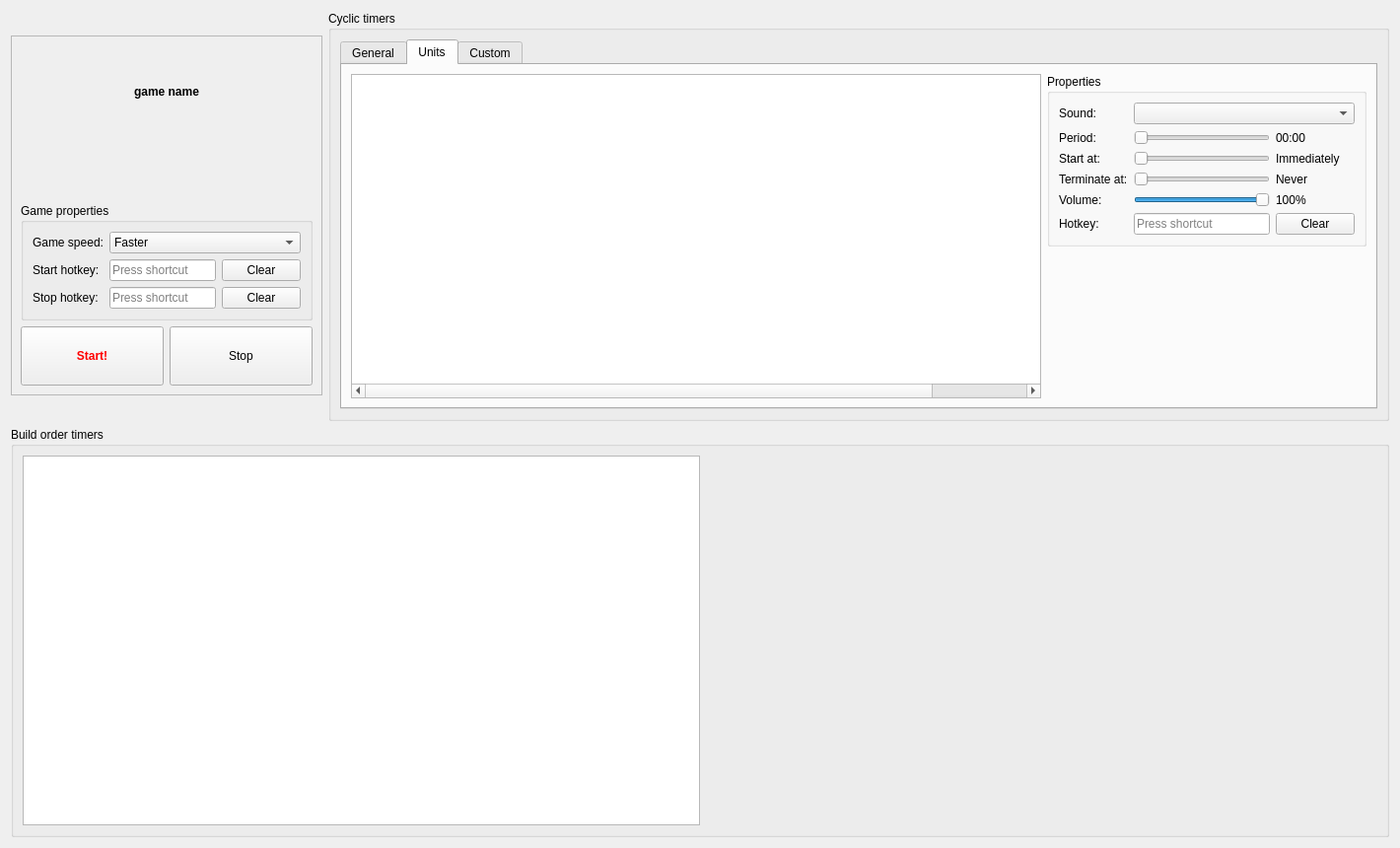
<?xml version="1.0" encoding="UTF-8"?>
<ui version="4.0">
 <class>Game</class>
 <widget class="QWidget" name="Game">
  <property name="geometry">
   <rect>
    <x>0</x>
    <y>0</y>
    <width>1420</width>
    <height>860</height>
   </rect>
  </property>
  <property name="windowTitle">
   <string>Form</string>
  </property>
  <layout class="QVBoxLayout" name="verticalLayout_5">
   <item>
    <layout class="QHBoxLayout" name="horizontalLayout_3">
     <item>
      <widget class="QFrame" name="frameHeader">
       <property name="sizePolicy">
        <sizepolicy hsizetype="Fixed" vsizetype="Fixed">
         <horstretch>0</horstretch>
         <verstretch>0</verstretch>
        </sizepolicy>
       </property>
       <property name="frameShape">
        <enum>QFrame::StyledPanel</enum>
       </property>
       <property name="frameShadow">
        <enum>QFrame::Plain</enum>
       </property>
       <layout class="QVBoxLayout" name="verticalLayout_2">
        <item>
         <spacer name="verticalSpacer_7">
          <property name="orientation">
           <enum>Qt::Vertical</enum>
          </property>
          <property name="sizeHint" stdset="0">
           <size>
            <width>20</width>
            <height>40</height>
           </size>
          </property>
         </spacer>
        </item>
        <item>
         <widget class="QLabel" name="labelGameName">
          <property name="styleSheet">
           <string notr="true">font: 75 14pt &quot;Lucida Console&quot;;
font-weight:600;</string>
          </property>
          <property name="text">
           <string>game name</string>
          </property>
          <property name="alignment">
           <set>Qt::AlignCenter</set>
          </property>
         </widget>
        </item>
        <item>
         <spacer name="verticalSpacer_6">
          <property name="orientation">
           <enum>Qt::Vertical</enum>
          </property>
          <property name="sizeHint" stdset="0">
           <size>
            <width>20</width>
            <height>40</height>
           </size>
          </property>
         </spacer>
        </item>
        <item>
         <widget class="QLabel" name="labelRace">
          <property name="text">
           <string/>
          </property>
          <property name="pixmap">
           <pixmap resource="Pictures.qrc">:/Images/racelogos/Terran.png</pixmap>
          </property>
          <property name="alignment">
           <set>Qt::AlignCenter</set>
          </property>
         </widget>
        </item>
        <item>
         <spacer name="verticalSpacer_8">
          <property name="orientation">
           <enum>Qt::Vertical</enum>
          </property>
          <property name="sizeHint" stdset="0">
           <size>
            <width>20</width>
            <height>40</height>
           </size>
          </property>
         </spacer>
        </item>
        <item>
         <widget class="QGroupBox" name="groupBox_2">
          <property name="title">
           <string>Game properties</string>
          </property>
          <layout class="QGridLayout" name="gridLayout">
           <item row="0" column="0">
            <widget class="QLabel" name="labelSpeed">
             <property name="text">
              <string>Game speed:</string>
             </property>
             <property name="alignment">
              <set>Qt::AlignRight|Qt::AlignTrailing|Qt::AlignVCenter</set>
             </property>
            </widget>
           </item>
           <item row="1" column="0">
            <widget class="QLabel" name="label">
             <property name="text">
              <string>Start hotkey:</string>
             </property>
            </widget>
           </item>
           <item row="1" column="1">
            <widget class="QKeySequenceEdit" name="keySequenceEdit"/>
           </item>
           <item row="1" column="2">
            <widget class="QPushButton" name="pushButton">
             <property name="text">
              <string>Clear</string>
             </property>
            </widget>
           </item>
           <item row="2" column="0">
            <widget class="QLabel" name="label_2">
             <property name="text">
              <string>Stop hotkey:</string>
             </property>
            </widget>
           </item>
           <item row="2" column="1">
            <widget class="QKeySequenceEdit" name="keySequenceEdit_2"/>
           </item>
           <item row="2" column="2">
            <widget class="QPushButton" name="pushButton_2">
             <property name="text">
              <string>Clear</string>
             </property>
            </widget>
           </item>
           <item row="0" column="1" colspan="2">
            <widget class="QComboBox" name="comboSpeed">
             <property name="currentIndex">
              <number>4</number>
             </property>
             <item>
              <property name="text">
               <string>Slower</string>
              </property>
             </item>
             <item>
              <property name="text">
               <string>Slow</string>
              </property>
             </item>
             <item>
              <property name="text">
               <string>Normal</string>
              </property>
             </item>
             <item>
              <property name="text">
               <string>Fast</string>
              </property>
             </item>
             <item>
              <property name="text">
               <string>Faster</string>
              </property>
             </item>
            </widget>
           </item>
          </layout>
         </widget>
        </item>
        <item>
         <layout class="QHBoxLayout" name="hlayoutStartButtons">
          <item>
           <widget class="QPushButton" name="buttonStart">
            <property name="minimumSize">
             <size>
              <width>120</width>
              <height>60</height>
             </size>
            </property>
            <property name="styleSheet">
             <string notr="true">font: 75 12pt &quot;MS Shell Dlg 2&quot;;
color: rgb(255, 0, 0);
font-weight:600;</string>
            </property>
            <property name="text">
             <string>Start!</string>
            </property>
           </widget>
          </item>
          <item>
           <widget class="QPushButton" name="buttonStop">
            <property name="minimumSize">
             <size>
              <width>120</width>
              <height>60</height>
             </size>
            </property>
            <property name="text">
             <string>Stop</string>
            </property>
           </widget>
          </item>
         </layout>
        </item>
       </layout>
      </widget>
     </item>
     <item>
      <widget class="QGroupBox" name="boxCyclicTimer">
       <property name="enabled">
        <bool>true</bool>
       </property>
       <property name="title">
        <string>Cyclic timers</string>
       </property>
       <layout class="QHBoxLayout" name="horizontalLayout_2">
        <item>
         <widget class="QTabWidget" name="tabsCyclitTimers">
          <property name="currentIndex">
           <number>1</number>
          </property>
          <widget class="QWidget" name="tabGeneral">
           <attribute name="title">
            <string>General</string>
           </attribute>
           <layout class="QHBoxLayout" name="horizontalLayout">
            <item>
             <widget class="QTableWidget" name="tableCyclicTimersGeneral">
              <property name="minimumSize">
               <size>
                <width>700</width>
                <height>0</height>
               </size>
              </property>
              <property name="editTriggers">
               <set>QAbstractItemView::NoEditTriggers</set>
              </property>
              <property name="alternatingRowColors">
               <bool>true</bool>
              </property>
              <property name="selectionMode">
               <enum>QAbstractItemView::SingleSelection</enum>
              </property>
              <property name="selectionBehavior">
               <enum>QAbstractItemView::SelectRows</enum>
              </property>
              <property name="gridStyle">
               <enum>Qt::NoPen</enum>
              </property>
              <attribute name="horizontalHeaderVisible">
               <bool>false</bool>
              </attribute>
              <attribute name="horizontalHeaderStretchLastSection">
               <bool>true</bool>
              </attribute>
              <attribute name="verticalHeaderVisible">
               <bool>false</bool>
              </attribute>
              <column>
               <property name="text">
                <string>Active</string>
               </property>
              </column>
              <column>
               <property name="text">
                <string>Sound</string>
               </property>
              </column>
              <column>
               <property name="text">
                <string>Period</string>
               </property>
              </column>
              <column>
               <property name="text">
                <string>Start</string>
               </property>
              </column>
              <column>
               <property name="text">
                <string>Terminate</string>
               </property>
              </column>
              <column>
               <property name="text">
                <string>Hotkey</string>
               </property>
              </column>
              <column>
               <property name="text">
                <string>Volume</string>
               </property>
              </column>
             </widget>
            </item>
            <item>
             <layout class="QVBoxLayout" name="verticalLayout">
              <item>
               <widget class="QGroupBox" name="boxEssential">
                <property name="title">
                 <string>Properties</string>
                </property>
                <layout class="QGridLayout" name="gridLayout_2">
                 <item row="0" column="0">
                  <widget class="QLabel" name="labelSound">
                   <property name="text">
                    <string>Sound:</string>
                   </property>
                  </widget>
                 </item>
                 <item row="1" column="0">
                  <widget class="QLabel" name="labelPeriod">
                   <property name="text">
                    <string>Period:</string>
                   </property>
                  </widget>
                 </item>
                 <item row="1" column="1">
                  <widget class="QSlider" name="sliderPedriod">
                   <property name="maximum">
                    <number>1200</number>
                   </property>
                   <property name="pageStep">
                    <number>60</number>
                   </property>
                   <property name="orientation">
                    <enum>Qt::Horizontal</enum>
                   </property>
                  </widget>
                 </item>
                 <item row="1" column="2">
                  <widget class="QLabel" name="labelTimePeriod">
                   <property name="text">
                    <string>00:00</string>
                   </property>
                  </widget>
                 </item>
                 <item row="0" column="1" colspan="2">
                  <widget class="QComboBox" name="comboSound"/>
                 </item>
                 <item row="3" column="2">
                  <widget class="QLabel" name="labelTimeTerminate">
                   <property name="text">
                    <string>Never</string>
                   </property>
                  </widget>
                 </item>
                 <item row="3" column="1">
                  <widget class="QSlider" name="sliderTerminate">
                   <property name="maximum">
                    <number>1200</number>
                   </property>
                   <property name="pageStep">
                    <number>60</number>
                   </property>
                   <property name="orientation">
                    <enum>Qt::Horizontal</enum>
                   </property>
                  </widget>
                 </item>
                 <item row="3" column="0">
                  <widget class="QLabel" name="labelTerminate">
                   <property name="text">
                    <string>Terminate at:</string>
                   </property>
                  </widget>
                 </item>
                 <item row="2" column="2">
                  <widget class="QLabel" name="labelTimeStart">
                   <property name="text">
                    <string>Immediately</string>
                   </property>
                  </widget>
                 </item>
                 <item row="2" column="1">
                  <widget class="QSlider" name="sliderStart">
                   <property name="maximum">
                    <number>1200</number>
                   </property>
                   <property name="pageStep">
                    <number>60</number>
                   </property>
                   <property name="orientation">
                    <enum>Qt::Horizontal</enum>
                   </property>
                  </widget>
                 </item>
                 <item row="4" column="2">
                  <widget class="QLabel" name="labelVolumeLevel">
                   <property name="text">
                    <string>100%</string>
                   </property>
                  </widget>
                 </item>
                 <item row="2" column="0">
                  <widget class="QLabel" name="labelStart">
                   <property name="text">
                    <string>Start at:</string>
                   </property>
                  </widget>
                 </item>
                 <item row="4" column="0">
                  <widget class="QLabel" name="labelVolume">
                   <property name="text">
                    <string>Volume:</string>
                   </property>
                  </widget>
                 </item>
                 <item row="4" column="1">
                  <widget class="QSlider" name="sliderVolume">
                   <property name="maximum">
                    <number>100</number>
                   </property>
                   <property name="value">
                    <number>100</number>
                   </property>
                   <property name="orientation">
                    <enum>Qt::Horizontal</enum>
                   </property>
                  </widget>
                 </item>
                 <item row="5" column="0">
                  <widget class="QLabel" name="labelHotkey">
                   <property name="text">
                    <string>Hotkey:</string>
                   </property>
                  </widget>
                 </item>
                 <item row="5" column="1">
                  <widget class="QKeySequenceEdit" name="keysequenceHotkey"/>
                 </item>
                 <item row="5" column="2">
                  <widget class="QPushButton" name="buttonClear">
                   <property name="text">
                    <string>Clear</string>
                   </property>
                  </widget>
                 </item>
                </layout>
               </widget>
              </item>
              <item>
               <spacer name="verticalSpacer">
                <property name="orientation">
                 <enum>Qt::Vertical</enum>
                </property>
                <property name="sizeHint" stdset="0">
                 <size>
                  <width>20</width>
                  <height>40</height>
                 </size>
                </property>
               </spacer>
              </item>
             </layout>
            </item>
           </layout>
          </widget>
          <widget class="QWidget" name="tabUnits">
           <attribute name="title">
            <string>Units</string>
           </attribute>
           <layout class="QHBoxLayout" name="horizontalLayout_6">
            <item>
             <widget class="QTableWidget" name="tableCyclicTimersGeneral_3">
              <property name="minimumSize">
               <size>
                <width>700</width>
                <height>0</height>
               </size>
              </property>
              <property name="editTriggers">
               <set>QAbstractItemView::NoEditTriggers</set>
              </property>
              <property name="alternatingRowColors">
               <bool>true</bool>
              </property>
              <property name="selectionMode">
               <enum>QAbstractItemView::SingleSelection</enum>
              </property>
              <property name="selectionBehavior">
               <enum>QAbstractItemView::SelectRows</enum>
              </property>
              <property name="gridStyle">
               <enum>Qt::NoPen</enum>
              </property>
              <attribute name="horizontalHeaderVisible">
               <bool>false</bool>
              </attribute>
              <attribute name="horizontalHeaderStretchLastSection">
               <bool>true</bool>
              </attribute>
              <attribute name="verticalHeaderVisible">
               <bool>false</bool>
              </attribute>
              <column>
               <property name="text">
                <string>Active</string>
               </property>
              </column>
              <column>
               <property name="text">
                <string>Sound</string>
               </property>
              </column>
              <column>
               <property name="text">
                <string>Period</string>
               </property>
              </column>
              <column>
               <property name="text">
                <string>Start</string>
               </property>
              </column>
              <column>
               <property name="text">
                <string>Terminate</string>
               </property>
              </column>
              <column>
               <property name="text">
                <string>Hotkey</string>
               </property>
              </column>
              <column>
               <property name="text">
                <string>Volume</string>
               </property>
              </column>
             </widget>
            </item>
            <item>
             <layout class="QVBoxLayout" name="verticalLayout_8">
              <item>
               <widget class="QGroupBox" name="boxEssential_4">
                <property name="title">
                 <string>Properties</string>
                </property>
                <layout class="QGridLayout" name="gridLayout_5">
                 <item row="0" column="0">
                  <widget class="QLabel" name="labelSound_4">
                   <property name="text">
                    <string>Sound:</string>
                   </property>
                  </widget>
                 </item>
                 <item row="1" column="0">
                  <widget class="QLabel" name="labelPeriod_4">
                   <property name="text">
                    <string>Period:</string>
                   </property>
                  </widget>
                 </item>
                 <item row="1" column="1">
                  <widget class="QSlider" name="sliderPedriod_4">
                   <property name="maximum">
                    <number>1200</number>
                   </property>
                   <property name="pageStep">
                    <number>60</number>
                   </property>
                   <property name="orientation">
                    <enum>Qt::Horizontal</enum>
                   </property>
                  </widget>
                 </item>
                 <item row="1" column="2">
                  <widget class="QLabel" name="labelTimePeriod_4">
                   <property name="text">
                    <string>00:00</string>
                   </property>
                  </widget>
                 </item>
                 <item row="0" column="1" colspan="2">
                  <widget class="QComboBox" name="comboSound_4"/>
                 </item>
                 <item row="3" column="2">
                  <widget class="QLabel" name="labelTimeTerminate_4">
                   <property name="text">
                    <string>Never</string>
                   </property>
                  </widget>
                 </item>
                 <item row="3" column="1">
                  <widget class="QSlider" name="sliderTerminate_4">
                   <property name="maximum">
                    <number>1200</number>
                   </property>
                   <property name="pageStep">
                    <number>60</number>
                   </property>
                   <property name="orientation">
                    <enum>Qt::Horizontal</enum>
                   </property>
                  </widget>
                 </item>
                 <item row="3" column="0">
                  <widget class="QLabel" name="labelTerminate_4">
                   <property name="text">
                    <string>Terminate at:</string>
                   </property>
                  </widget>
                 </item>
                 <item row="2" column="2">
                  <widget class="QLabel" name="labelTimeStart_4">
                   <property name="text">
                    <string>Immediately</string>
                   </property>
                  </widget>
                 </item>
                 <item row="2" column="1">
                  <widget class="QSlider" name="sliderStart_4">
                   <property name="maximum">
                    <number>1200</number>
                   </property>
                   <property name="pageStep">
                    <number>60</number>
                   </property>
                   <property name="orientation">
                    <enum>Qt::Horizontal</enum>
                   </property>
                  </widget>
                 </item>
                 <item row="4" column="2">
                  <widget class="QLabel" name="labelVolumeLevel_4">
                   <property name="text">
                    <string>100%</string>
                   </property>
                  </widget>
                 </item>
                 <item row="2" column="0">
                  <widget class="QLabel" name="labelStart_4">
                   <property name="text">
                    <string>Start at:</string>
                   </property>
                  </widget>
                 </item>
                 <item row="4" column="0">
                  <widget class="QLabel" name="labelVolume_4">
                   <property name="text">
                    <string>Volume:</string>
                   </property>
                  </widget>
                 </item>
                 <item row="4" column="1">
                  <widget class="QSlider" name="sliderVolume_4">
                   <property name="maximum">
                    <number>100</number>
                   </property>
                   <property name="value">
                    <number>100</number>
                   </property>
                   <property name="orientation">
                    <enum>Qt::Horizontal</enum>
                   </property>
                  </widget>
                 </item>
                 <item row="5" column="0">
                  <widget class="QLabel" name="labelHotkey_4">
                   <property name="text">
                    <string>Hotkey:</string>
                   </property>
                  </widget>
                 </item>
                 <item row="5" column="1">
                  <widget class="QKeySequenceEdit" name="keysequenceHotkey_4"/>
                 </item>
                 <item row="5" column="2">
                  <widget class="QPushButton" name="buttonClear_4">
                   <property name="text">
                    <string>Clear</string>
                   </property>
                  </widget>
                 </item>
                </layout>
               </widget>
              </item>
              <item>
               <spacer name="verticalSpacer_3">
                <property name="orientation">
                 <enum>Qt::Vertical</enum>
                </property>
                <property name="sizeHint" stdset="0">
                 <size>
                  <width>20</width>
                  <height>40</height>
                 </size>
                </property>
               </spacer>
              </item>
             </layout>
            </item>
           </layout>
          </widget>
          <widget class="QWidget" name="tabCustom">
           <attribute name="title">
            <string>Custom</string>
           </attribute>
           <layout class="QHBoxLayout" name="horizontalLayout_8">
            <item>
             <widget class="QTableWidget" name="tableCyclicTimersGeneral_4">
              <property name="minimumSize">
               <size>
                <width>700</width>
                <height>0</height>
               </size>
              </property>
              <property name="editTriggers">
               <set>QAbstractItemView::NoEditTriggers</set>
              </property>
              <property name="alternatingRowColors">
               <bool>true</bool>
              </property>
              <property name="selectionMode">
               <enum>QAbstractItemView::SingleSelection</enum>
              </property>
              <property name="selectionBehavior">
               <enum>QAbstractItemView::SelectRows</enum>
              </property>
              <property name="gridStyle">
               <enum>Qt::NoPen</enum>
              </property>
              <attribute name="horizontalHeaderVisible">
               <bool>false</bool>
              </attribute>
              <attribute name="horizontalHeaderStretchLastSection">
               <bool>true</bool>
              </attribute>
              <attribute name="verticalHeaderVisible">
               <bool>false</bool>
              </attribute>
              <column>
               <property name="text">
                <string>Active</string>
               </property>
              </column>
              <column>
               <property name="text">
                <string>Sound</string>
               </property>
              </column>
              <column>
               <property name="text">
                <string>Period</string>
               </property>
              </column>
              <column>
               <property name="text">
                <string>Start</string>
               </property>
              </column>
              <column>
               <property name="text">
                <string>Terminate</string>
               </property>
              </column>
              <column>
               <property name="text">
                <string>Hotkey</string>
               </property>
              </column>
              <column>
               <property name="text">
                <string>Volume</string>
               </property>
              </column>
             </widget>
            </item>
            <item>
             <layout class="QVBoxLayout" name="verticalLayout_4">
              <item>
               <widget class="QGroupBox" name="boxEssential_6">
                <property name="title">
                 <string>Properties</string>
                </property>
                <layout class="QGridLayout" name="gridLayout_7">
                 <item row="0" column="0">
                  <widget class="QLabel" name="labelSound_6">
                   <property name="text">
                    <string>Sound:</string>
                   </property>
                  </widget>
                 </item>
                 <item row="1" column="0">
                  <widget class="QLabel" name="labelPeriod_6">
                   <property name="text">
                    <string>Period:</string>
                   </property>
                  </widget>
                 </item>
                 <item row="1" column="1">
                  <widget class="QSlider" name="sliderPedriod_6">
                   <property name="maximum">
                    <number>1200</number>
                   </property>
                   <property name="pageStep">
                    <number>60</number>
                   </property>
                   <property name="orientation">
                    <enum>Qt::Horizontal</enum>
                   </property>
                  </widget>
                 </item>
                 <item row="1" column="2">
                  <widget class="QLabel" name="labelTimePeriod_6">
                   <property name="text">
                    <string>00:00</string>
                   </property>
                  </widget>
                 </item>
                 <item row="0" column="1" colspan="2">
                  <widget class="QComboBox" name="comboSound_6"/>
                 </item>
                 <item row="3" column="2">
                  <widget class="QLabel" name="labelTimeTerminate_6">
                   <property name="text">
                    <string>Never</string>
                   </property>
                  </widget>
                 </item>
                 <item row="3" column="1">
                  <widget class="QSlider" name="sliderTerminate_6">
                   <property name="maximum">
                    <number>1200</number>
                   </property>
                   <property name="pageStep">
                    <number>60</number>
                   </property>
                   <property name="orientation">
                    <enum>Qt::Horizontal</enum>
                   </property>
                  </widget>
                 </item>
                 <item row="3" column="0">
                  <widget class="QLabel" name="labelTerminate_6">
                   <property name="text">
                    <string>Terminate at:</string>
                   </property>
                  </widget>
                 </item>
                 <item row="2" column="2">
                  <widget class="QLabel" name="labelTimeStart_6">
                   <property name="text">
                    <string>Immediately</string>
                   </property>
                  </widget>
                 </item>
                 <item row="2" column="1">
                  <widget class="QSlider" name="sliderStart_6">
                   <property name="maximum">
                    <number>1200</number>
                   </property>
                   <property name="pageStep">
                    <number>60</number>
                   </property>
                   <property name="orientation">
                    <enum>Qt::Horizontal</enum>
                   </property>
                  </widget>
                 </item>
                 <item row="4" column="2">
                  <widget class="QLabel" name="labelVolumeLevel_6">
                   <property name="text">
                    <string>100%</string>
                   </property>
                  </widget>
                 </item>
                 <item row="2" column="0">
                  <widget class="QLabel" name="labelStart_6">
                   <property name="text">
                    <string>Start at:</string>
                   </property>
                  </widget>
                 </item>
                 <item row="4" column="0">
                  <widget class="QLabel" name="labelVolume_6">
                   <property name="text">
                    <string>Volume:</string>
                   </property>
                  </widget>
                 </item>
                 <item row="4" column="1">
                  <widget class="QSlider" name="sliderVolume_6">
                   <property name="maximum">
                    <number>100</number>
                   </property>
                   <property name="value">
                    <number>100</number>
                   </property>
                   <property name="orientation">
                    <enum>Qt::Horizontal</enum>
                   </property>
                  </widget>
                 </item>
                 <item row="5" column="0">
                  <widget class="QLabel" name="labelHotkey_6">
                   <property name="text">
                    <string>Hotkey:</string>
                   </property>
                  </widget>
                 </item>
                 <item row="5" column="1">
                  <widget class="QKeySequenceEdit" name="keysequenceHotkey_6"/>
                 </item>
                 <item row="5" column="2">
                  <widget class="QPushButton" name="buttonClear_6">
                   <property name="text">
                    <string>Clear</string>
                   </property>
                  </widget>
                 </item>
                </layout>
               </widget>
              </item>
              <item>
               <spacer name="verticalSpacer_5">
                <property name="orientation">
                 <enum>Qt::Vertical</enum>
                </property>
                <property name="sizeHint" stdset="0">
                 <size>
                  <width>302</width>
                  <height>13</height>
                 </size>
                </property>
               </spacer>
              </item>
              <item>
               <layout class="QHBoxLayout" name="horizontalLayout_5">
                <item>
                 <widget class="QPushButton" name="pushButton_4">
                  <property name="text">
                   <string>Create</string>
                  </property>
                 </widget>
                </item>
                <item>
                 <widget class="QPushButton" name="pushButton_3">
                  <property name="text">
                   <string>Delete</string>
                  </property>
                 </widget>
                </item>
               </layout>
              </item>
             </layout>
            </item>
           </layout>
          </widget>
         </widget>
        </item>
       </layout>
      </widget>
     </item>
    </layout>
   </item>
   <item>
    <widget class="QGroupBox" name="groupBox">
     <property name="title">
      <string>Build order timers</string>
     </property>
     <layout class="QHBoxLayout" name="horizontalLayout_7">
      <item>
       <widget class="QTableWidget" name="tableWidget"/>
      </item>
      <item>
       <spacer name="horizontalSpacer">
        <property name="orientation">
         <enum>Qt::Horizontal</enum>
        </property>
        <property name="sizeHint" stdset="0">
         <size>
          <width>685</width>
          <height>20</height>
         </size>
        </property>
       </spacer>
      </item>
     </layout>
    </widget>
   </item>
  </layout>
  <zorder>groupBox</zorder>
  <zorder>tableWidget</zorder>
 </widget>
 <resources>
  <include location="Pictures.qrc"/>
 </resources>
 <connections/>
</ui>
